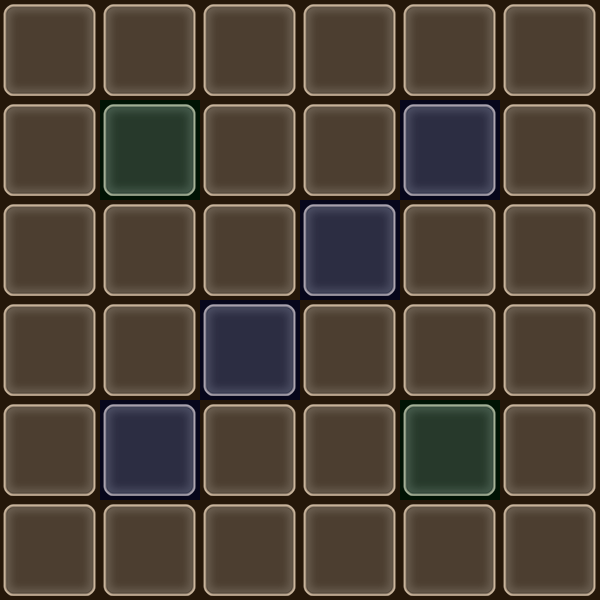

The image is a tile-based game level rendered from a .tmx file. Its description and source (layers, tilesets, objects; grid data summarised) follow:
An orthogonal 6x6 tile map with 100x100 px tiles, 2 tile layers (map, type), 2 tilesets.

<map version="1.0" orientation="orthogonal" renderorder="right-down" width="6" height="6" tilewidth="100" tileheight="100" nextobjectid="1">
 <tileset firstgid="1" name="bg_kuang" tilewidth="100" tileheight="100" tilecount="1">
  <image source="bg_kuang.png" width="100" height="100" />
 </tileset>
 <tileset firstgid="2" name="type5" tilewidth="100" tileheight="100" tilecount="5">
  <image source="type5.png" width="500" height="100" />
  <tile id="0">
   <properties>
    <property name="type" value="1" />
   </properties>
  </tile>
  <tile id="1">
   <properties>
    <property name="type" value="5" />
   </properties>
  </tile>
  <tile id="2">
   <properties>
    <property name="type" value="6" />
   </properties>
  </tile>
 </tileset>
 <layer name="map" width="6" height="6">
  <data>[36 cells, 36 non-empty, 1 distinct tile ids]</data>
 </layer>
 <layer name="type" width="6" height="6">
  <data>[36 cells, 36 non-empty, 3 distinct tile ids]</data>
 </layer>
</map>